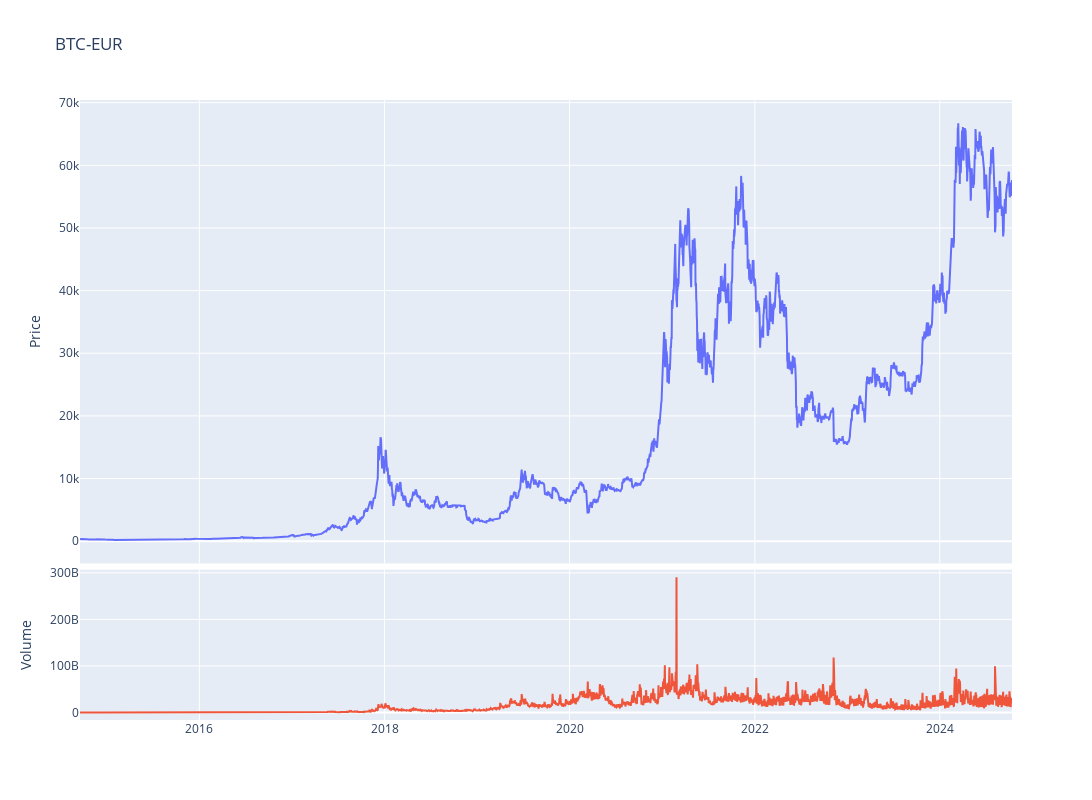

The notebook cell this image was saved under:
### Code cell
fig = make_subplots(rows=4, cols=1,shared_xaxes=True,vertical_spacing=0.01,specs=[[{'rowspan':3,'colspan':1}],[None],[None],[{'rowspan':1,'colspan':1}]])

# Graph (1,1)
fig.add_trace(go.Scatter(x=stock_ticker.index,y=stock_ticker['Adj Close'],mode="lines",name=f"{ticker}"),row=1, col=1)
# Update xaxis properties
fig.update_yaxes(title_text="Price", row=1, col=1)

# Graph (4,1)
fig.add_trace(go.Scatter(x=stock_ticker.index,y=stock_ticker['Volume'],mode="lines",name='Volume'),row=4, col=1)
fig.update_yaxes(title_text="Volume", row=4, col=1)

fig.update_layout(height=800, width=1300,showlegend=False,title=f"{ticker}")

fig.show()

### Figure 1 — Plotly figure (JSON) as saved in the notebook; plotly's stock layout.template omitted (floating-point values rounded to 4 significant figures; data arrays with more than 128 entries replaced by an {"elided": "..."} marker saying what was removed)
{"data": [{"mode": "lines", "name": "BTC-EUR", "type": "scatter", "x": {"elided": "3679 str values"}, "xaxis": "x", "y": {"elided": "3679 float values"}, "yaxis": "y"}, {"mode": "lines", "name": "Volume", "type": "scatter", "x": {"elided": "3679 str values"}, "xaxis": "x2", "y": {"elided": "3679 int values"}, "yaxis": "y2"}], "layout": {"height": 800, "showlegend": false, "title": {"text": "BTC-EUR"}, "width": 1300, "xaxis": {"anchor": "y", "domain": [0, 1], "matches": "x2", "showticklabels": false}, "xaxis2": {"anchor": "y2", "domain": [0, 1]}, "yaxis": {"anchor": "x", "domain": [0.2525, 1], "title": {"text": "Price"}}, "yaxis2": {"anchor": "x2", "domain": [0, 0.2425], "title": {"text": "Volume"}}}}
